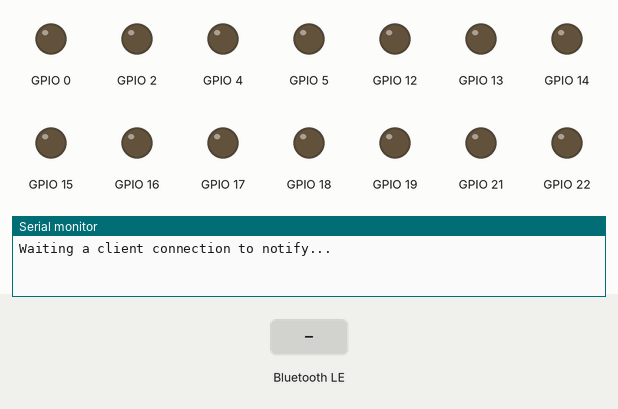
This sketch was run on a simulated ESP32. Parts: output pins drawn as LEDs (lit = HIGH), the last lines printed to the serial monitor. The test bench sets the inputs (shaded band). Nothing arrives over Bluetooth unless stated; a phone connects over Bluetooth LE 3 s after start.

Above: at 1.2 s.
1.3 s: Bluetooth LE write "01" received
At 2.4 s:
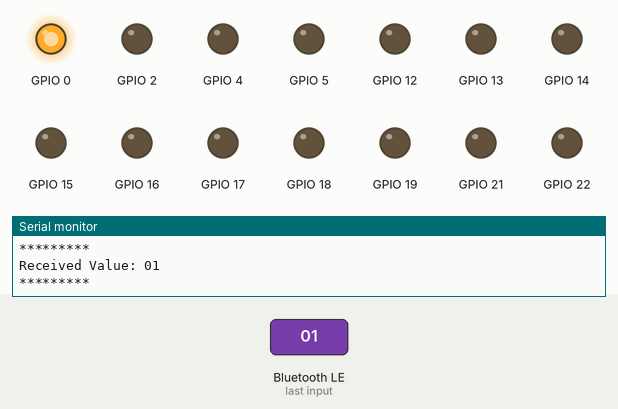
2.8 s: Bluetooth LE write "21" received
At 3.6 s:
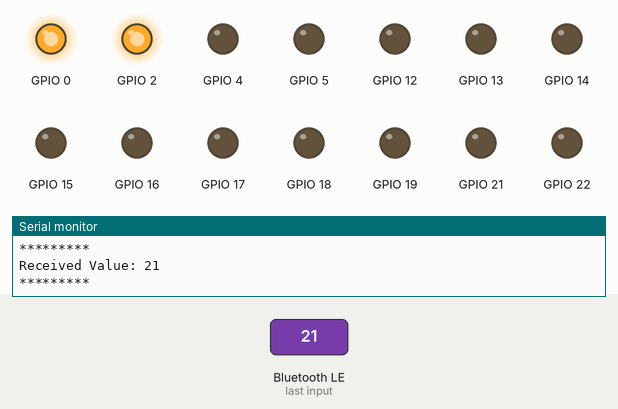
4.3 s: Bluetooth LE write "00" received
At 4.7 s:
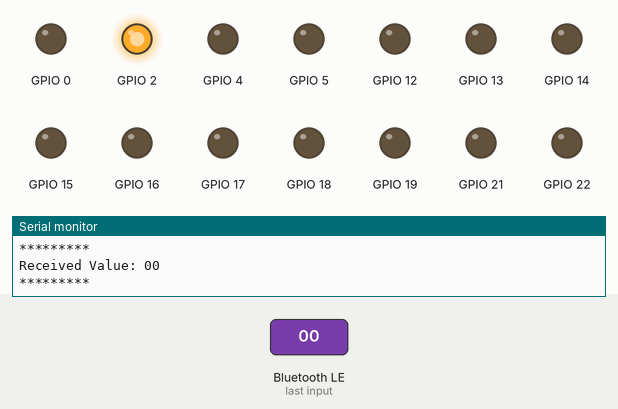
5.8 s: Bluetooth LE write "41" received
At 7.0 s:
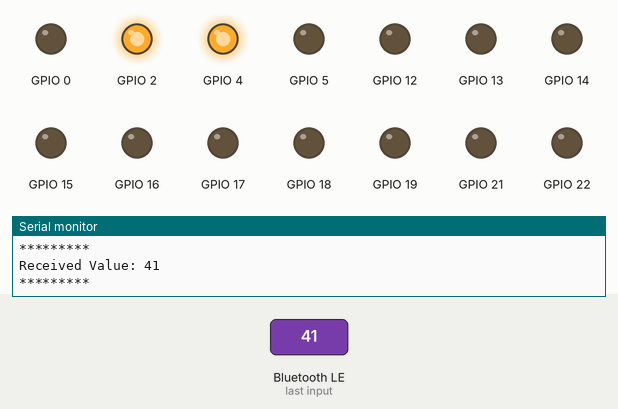
7.3 s: Bluetooth LE write "20" received
At 8.2 s:
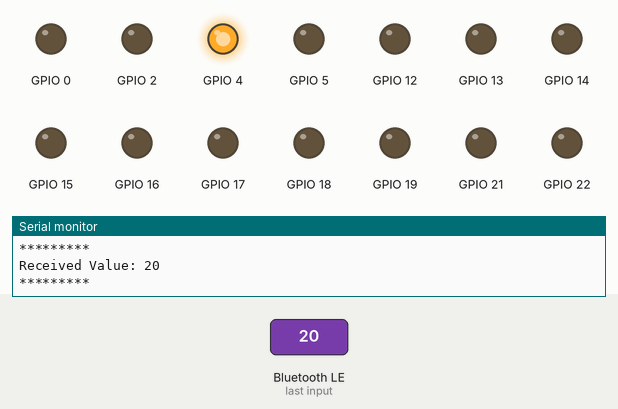
8.8 s: Bluetooth LE write "51" received
At 9.4 s:
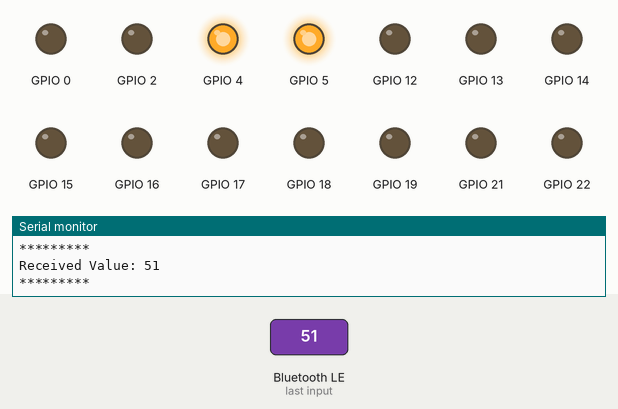
Timing chart, 0 to 11.3 s (numbered marks = the images above; inputs shaded):
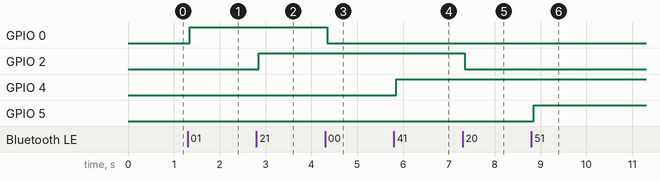

The sketch:

BLE_UART_alle_GPIOs.ino
```cpp
/*
    Video: https://www.youtube.com/watch?v=oCMOYS71NIU
    Based on Neil Kolban example for IDF: https://github.com/nkolban/esp32-snippets/blob/master/cpp_utils/tests/BLE%20Tests/SampleNotify.cpp
    Ported to Arduino ESP32 by Evandro Copercini

   Create a BLE server that, once we receive a connection, will send periodic notifications.
   The service advertises itself as: 6E400001-B5A3-F393-E0A9-E50E24DCCA9E
   Has a characteristic of: 6E400002-B5A3-F393-E0A9-E50E24DCCA9E - used for receiving data with "WRITE"
   Has a characteristic of: 6E400003-B5A3-F393-E0A9-E50E24DCCA9E - used to send data with  "NOTIFY"

   The design of creating the BLE server is:
   1. Create a BLE Server
   2. Create a BLE Service
   3. Create a BLE Characteristic on the Service
   4. Create a BLE Descriptor on the characteristic
   5. Start the service.
   6. Start advertising.

   In this example rxValue is the data received (only accessible inside that function).
   And txValue is the data to be sent, in this example just a byte incremented every second.
*/
#include <BLEDevice.h>
#include <BLEServer.h>
#include <BLEUtils.h>
#include <BLE2902.h>


BLEServer *pServer = NULL;
BLECharacteristic * pTxCharacteristic;
bool deviceConnected = false;
bool oldDeviceConnected = false;
uint8_t txValue = 0;

// See the following for generating UUIDs:
// https://www.uuidgenerator.net/

#define SERVICE_UUID           "00001231-0000-1000-8000-00805f9b34fb" // UART service UUID
#define CHARACTERISTIC_UUID_RX "00001232-0000-1000-8000-00805f9b34fb"
#define CHARACTERISTIC_UUID_TX "00001233-0000-1000-8000-00805f9b34fb"

class MyServerCallbacks: public BLEServerCallbacks {
    void onConnect(BLEServer* pServer) {
      deviceConnected = true;
    };

    void onDisconnect(BLEServer* pServer) {
      deviceConnected = false;
    }
};

class MyCallbacks: public BLECharacteristicCallbacks {
    void onWrite(BLECharacteristic *pCharacteristic) {
      std::string rxValue = pCharacteristic->getValue();

      if (rxValue.length() > 0) {
        Serial.println("*********");
        Serial.print("Received Value: ");
        for (int i = 0; i < rxValue.length(); i++)
          Serial.print(rxValue[i]);

        if (rxValue=="00"){
        digitalWrite(0,0);
          }
        if (rxValue=="01"){
        digitalWrite(0,1);
          }
        if (rxValue=="20"){
        digitalWrite(2,0);
          }
        if (rxValue=="21"){
        digitalWrite(2,1);
          }
        if (rxValue=="40"){
        digitalWrite(4,0);
          }
        if (rxValue=="41"){
        digitalWrite(4,1);
          }
        if (rxValue=="50"){
        digitalWrite(5,0);
          }
        if (rxValue=="51"){
        digitalWrite(5,1);
          }
        if (rxValue=="120"){
        digitalWrite(12,0);
          }
        if (rxValue=="121"){
        digitalWrite(12,1);
          }
        if (rxValue=="130"){
        digitalWrite(13,0);
          }
        if (rxValue=="131"){
        digitalWrite(13,1);
          }
        if (rxValue=="140"){
        digitalWrite(14,0);
          }
        if (rxValue=="141"){
        digitalWrite(14,1);
          }
        if (rxValue=="150"){
        digitalWrite(15,0);
          }
        if (rxValue=="151"){
        digitalWrite(15,1);
          }
        if (rxValue=="160"){
        digitalWrite(16,0);
          }
        if (rxValue=="161"){
        digitalWrite(16,1);
          }
        if (rxValue=="170"){
        digitalWrite(17,0);
          }
        if (rxValue=="171"){
        digitalWrite(17,1);
          }
        if (rxValue=="180"){
        digitalWrite(18,0);
          }
        if (rxValue=="181"){
        digitalWrite(18,1);
          }
        if (rxValue=="190"){
        digitalWrite(19,0);
          }
        if (rxValue=="191"){
        digitalWrite(19,1);
          }


        Serial.println();
        Serial.println("*********");
      }
    }
};


void setup() {
  Serial.begin(115200);
  pinMode(0, OUTPUT);
  pinMode(2, OUTPUT);
  pinMode(4, OUTPUT);
  pinMode(5, OUTPUT);
  pinMode(12, OUTPUT);
  pinMode(13, OUTPUT);
  pinMode(14, OUTPUT);
  pinMode(15, OUTPUT);
  pinMode(16, OUTPUT);
  pinMode(17, OUTPUT);
  pinMode(18, OUTPUT);
  pinMode(19, OUTPUT);
  pinMode(21, OUTPUT);
  pinMode(22, OUTPUT);
  pinMode(23, OUTPUT);
  // Create the BLE Device
  BLEDevice::init("Hermann rockt!");

  // Create the BLE Server
  pServer = BLEDevice::createServer();
  pServer->setCallbacks(new MyServerCallbacks());

  // Create the BLE Service
  BLEService *pService = pServer->createService(SERVICE_UUID);

  // Create a BLE Characteristic
    pTxCharacteristic = pService->createCharacteristic(
                    CHARACTERISTIC_UUID_TX,
                    BLECharacteristic::PROPERTY_NOTIFY
                  );

  pTxCharacteristic->addDescriptor(new BLE2902());

  BLECharacteristic * pRxCharacteristic = pService->createCharacteristic(
                       CHARACTERISTIC_UUID_RX,
                      BLECharacteristic::PROPERTY_WRITE
                    );

  pRxCharacteristic->setCallbacks(new MyCallbacks());

  // Start the service
  pService->start();

  // Start advertising
  pServer->getAdvertising()->start();
  Serial.println("Waiting a client connection to notify...");
}

void loop() {

    if (deviceConnected) {
        pTxCharacteristic->setValue(&txValue, 1);
        pTxCharacteristic->notify();
        txValue++;
    delay(10); // bluetooth stack will go into congestion, if too many packets are sent
  }

    // disconnecting
    if (!deviceConnected && oldDeviceConnected) {
        delay(500); // give the bluetooth stack the chance to get things ready
        pServer->startAdvertising(); // restart advertising
        Serial.println("start advertising");
        oldDeviceConnected = deviceConnected;
    }
    // connecting
    if (deviceConnected && !oldDeviceConnected) {
    // do stuff here on connecting
        oldDeviceConnected = deviceConnected;
    }
}
```

Measured:
- after the input at 1.3 s, GPIO 0: LOW → HIGH after 0.05 s
- after the input at 2.8 s, GPIO 2: LOW → HIGH after 0.05 s
- after the input at 4.3 s, GPIO 0: HIGH → LOW after 0.05 s
- after the input at 5.8 s, GPIO 4: LOW → HIGH after 0.05 s
- after the input at 7.3 s, GPIO 2: HIGH → LOW after 0.05 s
- after the input at 8.8 s, GPIO 5: LOW → HIGH after 0.05 s
